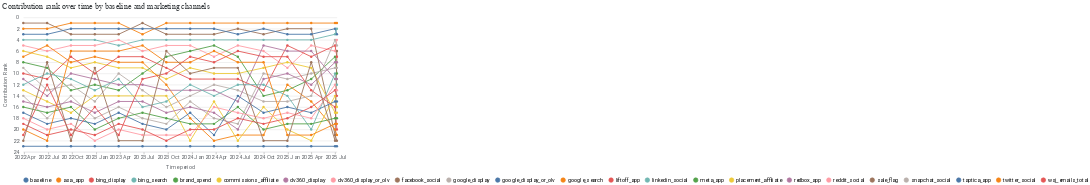

The notebook cell this image was saved under:
### Code cell
media_summary.plot_channel_contribution_bump_chart()

### Figure 1 — Vega-Lite specification as saved in the notebook (floating-point values rounded to 4 significant figures; data arrays with more than 128 entries replaced by an {"elided": "..."} marker saying what was removed)
{"config": {"view": {"continuousWidth": 300, "continuousHeight": 300, "strokeOpacity": 0}, "axis": {"labelColor": "#5F6368", "labelFont": "Roboto", "labelFontSize": 12, "titleColor": "#5F6368", "titleFont": "Roboto", "titleFontSize": 12, "titleFontWeight": "normal", "titlePadding": 10}}, "data": {"name": "data-4b00f33f40673d3730fbf113d349686a"}, "mark": {"type": "line", "point": true}, "encoding": {"color": {"field": "channel", "legend": {"labelFont": "Roboto", "labelFontSize": 12, "orient": "bottom", "title": null}, "scale": {"domain": ["baseline", "asa_app", "bing_display", "bing_search", "brand_spend", "commissions_affiliate", "dv360_display", "dv360_display_or_olv", "facebook_social", "google_display", "google_display_or_olv", "google_search", "liftoff_app", "linkedin_social", "meta_app", "placement_affiliate", "redbox_app", "reddit_social", "sale_flag", "snapchat_social", "taptica_app", "twitter_social", "wsj_emails_total"]}, "sort": ["baseline", "asa_app", "bing_display", "bing_search", "brand_spend", "commissions_affiliate", "dv360_display", "dv360_display_or_olv", "facebook_social", "google_display", "google_display_or_olv", "google_search", "liftoff_app", "linkedin_social", "meta_app", "placement_affiliate", "redbox_app", "reddit_social", "sale_flag", "snapchat_social", "taptica_app", "twitter_social", "wsj_emails_total"], "type": "nominal"}, "tooltip": [{"field": "time", "format": "%Y %b", "title": "Quarter", "type": "temporal"}, {"field": "channel", "title": "Channel", "type": "nominal"}, {"field": "rank", "title": "Rank", "type": "ordinal"}, {"field": "incremental_outcome", "format": ",.0f", "title": "Incremental Outcome", "type": "quantitative"}], "x": {"axis": {"domainColor": "#DADCE0", "format": "%Y %b", "grid": false}, "field": "time", "title": "Time period", "type": "temporal"}, "y": {"axis": {"domain": false, "format": "d", "labelPadding": 10, "tickMinStep": 1, "ticks": false}, "field": "rank", "scale": {"reverse": true, "zero": false}, "title": "Contribution Rank", "type": "quantitative"}}, "title": {"text": "Contribution rank over time by baseline and marketing channels", "anchor": "start", "color": "#3C4043", "font": "Google Sans Display", "fontSize": 18, "fontWeight": "normal", "offset": 10}, "width": 700, "$schema": "https://vega.github.io/schema/vega-lite/v5.20.1.json", "datasets": {"data-4b00f33f40673d3730fbf113d349686a": {"elided": "345 records"}}}
